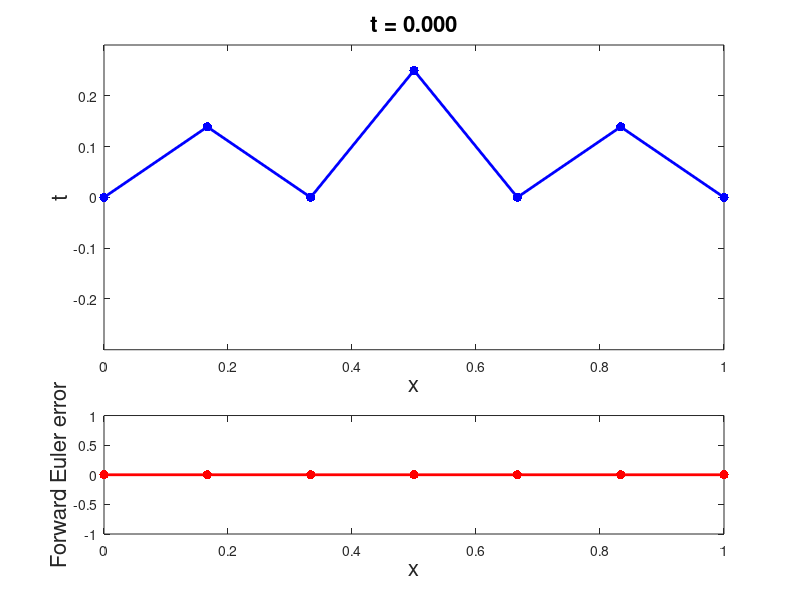
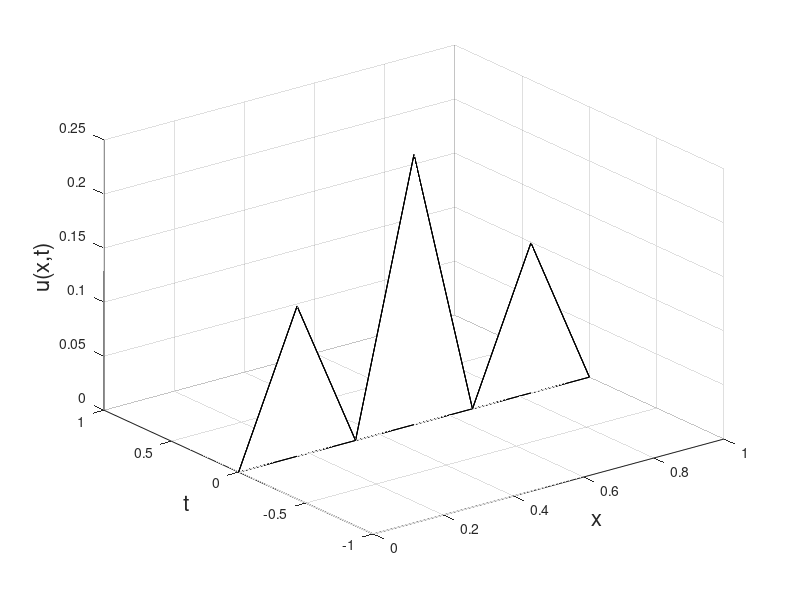

Reproduce these figures in MATLAB, in order. (Note: this script raises an error after producing the figures.)
% Demo of solving the wave equation u_tt = u_xx
% with u(0,t) = u(1,t) = 0, with u(x,0) = u0(x)
% and zero initial velocity, using the finite element
% method in space, and the Forward Euler method in time.

 n = input('Enter n: ');
 dt = input('Enter dt: ');
 h = 1/(n+1);
 x = h*[1:n]';

% build mass and stiffness matrices
 M=sparse(n,n);
 M=M+sparse(1:n-1,2:n,h/6,n,n);
 M=M+M.';
 M=M+sparse(1:n,1:n,2*h/3,n,n);
 
 K=sparse(n,n);
 K=K+sparse(1:n-1,2:n,-1/h,n,n);
 K=K+K.';
 K=K+sparse(1:n,1:n,2/h,n,n);

% initial condition
 u0 = (x-x.^2).*sin(3*pi*x).^2;
 v0 = zeros(size(x));

% initial value of coefficients in u_n(x,t) = sum alf_k(t) phi_k(x)
 alf0  = u0;
 beta0 = v0;

 tvec = [0:dt:4];
 
 MinvK = M\K;
 A = [zeros(n) eye(n); -MinvK zeros(n)];
 U0 = [alf0;beta0];
 UU = zeros(length(tvec),length(x)+2);
 UUe = zeros(length(tvec),length(x)+2);
 normUUe = zeros(1,length(tvec));

 for m=1:length(tvec)
    figure(1), clf
    t = tvec(m);
    U = expm(A*t)*U0;     % compute exact solution in time
    if m==1, Ue = U0;
    else,    Ue = Ue + dt*A*Ue;    % forward Euler
    end
    UU(m,:) = [0 U(1:n)' 0];
    UUe(m,:) = [0 Ue(1:n)' 0];
    subplot(3,1,1:2)
    plot([0;x;1], [0;Ue(1:n);0],'b.-','linewidth',2,'markersize',20);
    xlabel('x','fontsize',16)
    ylabel('t','fontsize',16)
    title(sprintf('t = %5.3f',t),'fontsize',16)
    axis([0 1 -.3 .3])
    subplot(3,1,3)
    plot([0;x;1], abs([0;Ue(1:n)-U(1:n);0]),'r.-','linewidth',2,'markersize',20);
    ylabel('Forward Euler error','fontsize',16)
    xlabel('x','fontsize',16)
    drawnow
    if m==1, input('hit return to start\n'), else, pause(0.02), end
    normUUe(m)=sqrt(sum(UUe(m,:).*UUe(m,:)));
 end
 
 figure(2), clf
 plt= waterfall([0;x;1],tvec,UUe);
 set(plt,'edgecolor','k')       % make the lines black
 xlabel('x','fontsize',16)
 ylabel('t','fontsize',16)
 zlabel('u(x,t)','fontsize',16)
 ylim([min(tvec) max(tvec)])
 title('Forward Euler', 'fontsize', 16)

 figure(3), clf
 plt= waterfall([0;x;1],tvec,abs(UUe-UU));
 set(plt,'edgecolor','k')       % make the lines black
 xlabel('x','fontsize',16)
 ylabel('t','fontsize',16)
 zlabel('u(x,t)','fontsize',16)
 ylim([min(tvec) max(tvec)])
 title('Forward Euler Error', 'fontsize', 16)

 figure(4), clf
 semilogy(1:length(tvec),normUUe)
 xlabel('m','fontsize',16)
 ylabel('$\|\alpha^{(m)}\|$','interpreter','latex','fontsize',16)
